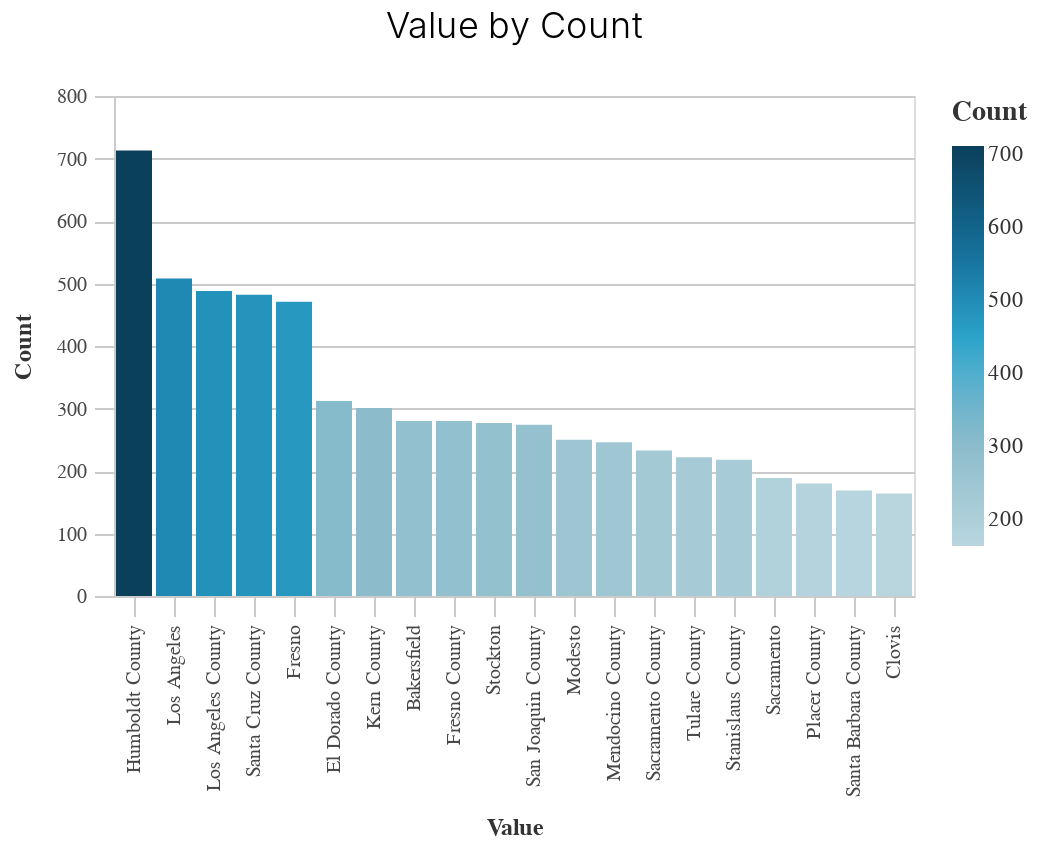

The cell this chart's notebook holds for it:
### Markdown cell above
## Charts

### Code cell
#using df_tops 
_dla_utils.basic_bar_chart((df_top>>filter(_.variable=='primary_agency_name')), "value", "count",
                          "count", "subset", "")

### Figure 1 — Vega-Lite specification as saved in the notebook (floating-point values rounded to 4 significant figures)
{"usermeta": {"embedOptions": {"theme": "fivethirtyeight"}}, "config": {"view": {"continuousWidth": 400, "continuousHeight": 300}, "axis": {"domainColor": "#cbcbcb", "grid": true, "gridColor": "#cbcbcb", "gridWidth": 1, "labelColor": "#474747", "labelFont": "Nunito Sans", "labelFontSize": 10, "labelPadding": 4, "tickColor": "#cbcbcb", "tickSize": 10, "titleColor": "#333", "titleFont": "Raleway", "titleFontSize": 12, "titlePadding": 10}, "axisBand": {"grid": false}, "background": "white", "font": "Raleway", "header": {"labelFont": "Nunito Sans", "titleFont": "Raleway"}, "legend": {"labelColor": "#333", "labelFont": "Nunito Sans", "labelFontSize": 11, "labelLimit": 0, "padding": 1, "symbolSize": 30, "symbolType": "square", "titleColor": "#333", "titleFont": "Raleway", "titleFontSize": 14, "titlePadding": 10}, "title": {"anchor": "middle", "font": "Raleway", "fontSize": 18, "fontWeight": 300, "offset": 20}}, "data": {"name": "data-5ca5e138af19b2af5c66c7fe43ddbf8f"}, "mark": "bar", "encoding": {"color": {"field": "count", "legend": {"title": "Count"}, "scale": {"range": ["#B9D6DF", "#8CBCCB", "#2EA8CE", "#136C97", "#0B405B"]}, "type": "quantitative"}, "x": {"field": "value", "sort": "-y", "title": "Value", "type": "nominal"}, "y": {"field": "count", "title": "Count", "type": "quantitative"}}, "height": 250, "title": "Value by Count", "width": 400, "$schema": "https://vega.github.io/schema/vega-lite/v4.17.0.json", "datasets": {"data-5ca5e138af19b2af5c66c7fe43ddbf8f": [{"value": "Humboldt County", "count": 713, "variable": "primary_agency_name"}, {"value": "Los Angeles", "count": 508, "variable": "primary_agency_name"}, {"value": "Los Angeles County", "count": 488, "variable": "primary_agency_name"}, {"value": "Santa Cruz County", "count": 482, "variable": "primary_agency_name"}, {"value": "Fresno", "count": 471, "variable": "primary_agency_name"}, {"value": "El Dorado County", "count": 312, "variable": "primary_agency_name"}, {"value": "Kern County", "count": 301, "variable": "primary_agency_name"}, {"value": "Bakersfield", "count": 280, "variable": "primary_agency_name"}, {"value": "Fresno County", "count": 280, "variable": "primary_agency_name"}, {"value": "Stockton", "count": 277, "variable": "primary_agency_name"}, {"value": "San Joaquin County", "count": 274, "variable": "primary_agency_name"}, {"value": "Modesto", "count": 250, "variable": "primary_agency_name"}, {"value": "Mendocino County", "count": 246, "variable": "primary_agency_name"}, {"value": "Sacramento County", "count": 233, "variable": "primary_agency_name"}, {"value": "Tulare County", "count": 222, "variable": "primary_agency_name"}, {"value": "Stanislaus County", "count": 218, "variable": "primary_agency_name"}, {"value": "Sacramento", "count": 189, "variable": "primary_agency_name"}, {"value": "Placer County", "count": 180, "variable": "primary_agency_name"}, {"value": "Santa Barbara County", "count": 169, "variable": "primary_agency_name"}, {"value": "Clovis", "count": 164, "variable": "primary_agency_name"}]}}
